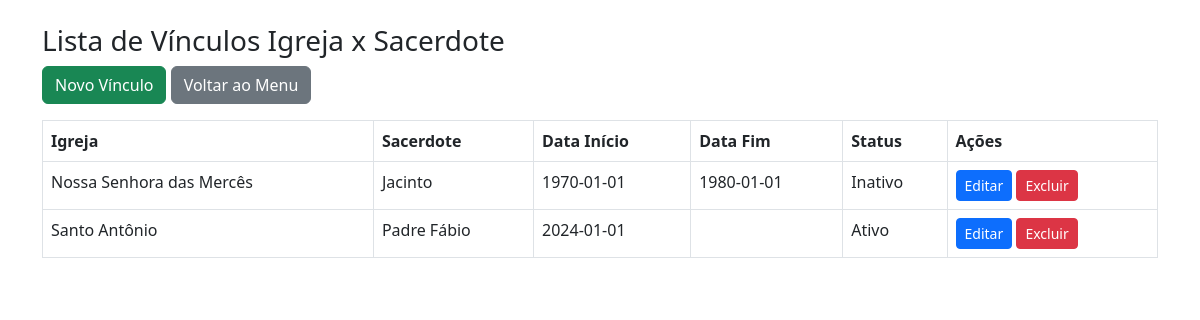
/admin/vinculaigrejasacerdote_list.php, run on the app's committed database.
### tables this page shows
CREATE TABLE IF NOT EXISTS `tbigrejasacerdote` (
  `idIgrejaSacerdote` int(11) NOT NULL AUTO_INCREMENT,
  `idIgreja` int(11) NOT NULL,
  `idSacerdote` int(11) NOT NULL,
  `DataInicio` date DEFAULT NULL,
  `DataFim` date DEFAULT NULL,
  `Status` tinyint(1) DEFAULT 1,
  PRIMARY KEY (`idIgrejaSacerdote`),
  KEY `idIgreja` (`idIgreja`),
  KEY `idSacerdotes` (`idSacerdote`) USING BTREE,
  CONSTRAINT `tbIgrejaSacerdote_ibfk_1` FOREIGN KEY (`idIgreja`) REFERENCES `tbigreja` (`idIgreja`) ON DELETE CASCADE,
  CONSTRAINT `tbIgrejaSacerdote_ibfk_2` FOREIGN KEY (`idSacerdote`) REFERENCES `tbsacerdotes` (`idSacerdote`) ON DELETE NO ACTION ON UPDATE NO ACTION
);

CREATE TABLE IF NOT EXISTS `tbigreja` (
  `idIgreja` int(11) NOT NULL AUTO_INCREMENT,
  `NomeIgreja` varchar(250) NOT NULL,
  `Endereco` varchar(250) DEFAULT NULL,
  `Telefone` varchar(30) DEFAULT NULL,
  `Tipo` varchar(30) DEFAULT NULL,
  PRIMARY KEY (`idIgreja`)
);

CREATE TABLE IF NOT EXISTS `tbsacerdotes` (
  `idSacerdote` int(11) NOT NULL AUTO_INCREMENT,
  `NomeSacerdote` varchar(250) DEFAULT NULL,
  `Funcao` varchar(50) DEFAULT NULL,
  `Telefone` varchar(30) DEFAULT NULL,
  `DataOrdenacao` date DEFAULT NULL,
  PRIMARY KEY (`idSacerdote`) USING BTREE
);

### admin/vinculaigrejasacerdote_list.php (the view, shortened to what this page needs)
<?php
include('../conexao.php');
?>
<!DOCTYPE html>
<html lang="pt-br">
<head>
    <link rel="stylesheet" href="https://cdn.jsdelivr.net/npm/bootstrap@5.3.0/dist/css/bootstrap.min.css">
</head>
<body class="container mt-4">
    <h3>Lista de Vínculos Igreja x Sacerdote</h3>
    <a href="vinculaigrejasacerdote_form.php" class="btn btn-success mb-3">Novo Vínculo</a>
    <a href="index.php" class="btn btn-secondary mb-3">Voltar ao Menu</a>
    <table class="table table-bordered">
        <thead>
            <tr>
                <th>Igreja</th>
                <th>Sacerdote</th>
                <th>Data Início</th>
                <th>Data Fim</th>
                <th>Status</th>
                <th>Ações</th>
            </tr>
        </thead>
        <tbody>
        <?php
        $sql = "SELECT v.idIgrejaSacerdote, i.NomeIgreja, s.NomeSacerdote, v.DataInicio, v.DataFim, v.Status
                FROM tbIgrejaSacerdote v
                JOIN tbIgreja i ON v.idIgreja = i.idIgreja
                JOIN tbSacerdotes s ON v.idSacerdote = s.idSacerdote";
        $result = $conn->query($sql);
        while ($row = $result->fetch_assoc()) {
            echo "<tr>
                    <td>{$row['NomeIgreja']}</td>
                    <td>{$row['NomeSacerdote']}</td>
                    <td>{$row['DataInicio']}</td>
                    <td>{$row['DataFim']}</td>
                    <td>" . ($row['Status'] ? 'Ativo' : 'Inativo') . "</td>
                    <td>
                        <a href='vinculaigrejasacerdote_form.php?id={$row['idIgrejaSacerdote']}' class='btn btn-primary btn-sm'>Editar</a>
                        <a href='#' onclick=\"if(confirm('Deseja realmente excluir este vínculo?')) { window.location.href='vinculaigrejasacerdote_form.php?excluir={$row['idIgrejaSacerdote']}'; }\" class='btn btn-danger btn-sm'>Excluir</a>
                    </td>
                  </tr>";
        }
        ?>
        </tbody>
    </table>
</body>
</html>

### data on the page
tbigrejasacerdote: idIgreja.NomeIgreja "Nossa Senhora das Mercês", idSacerdote.NomeSacerdote "Jacinto", DataInicio "1970-01-01", DataFim "1980-01-01", Status "Inativo"
tbigrejasacerdote: idIgreja.NomeIgreja "Santo Antônio", idSacerdote.NomeSacerdote "Padre Fábio", DataInicio "2024-01-01", Status "Ativo"
